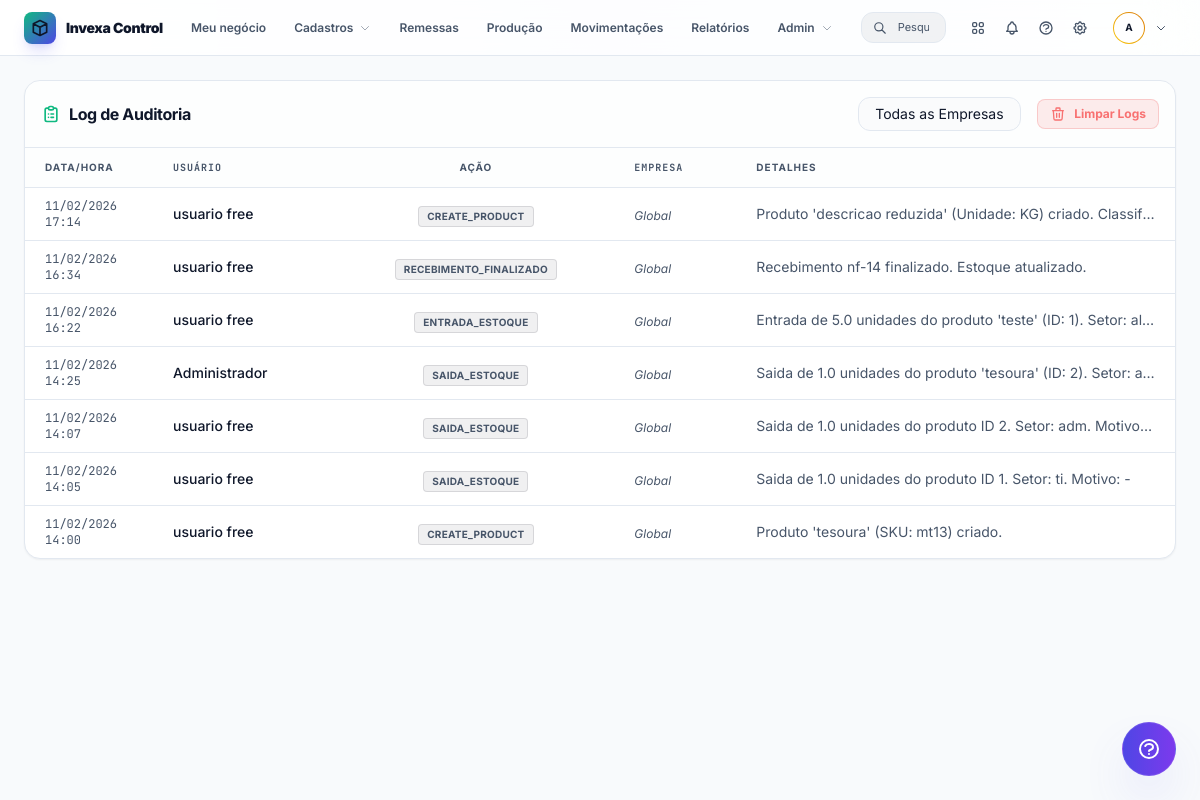
Before: /admin/audit (signed in) with the older database file.
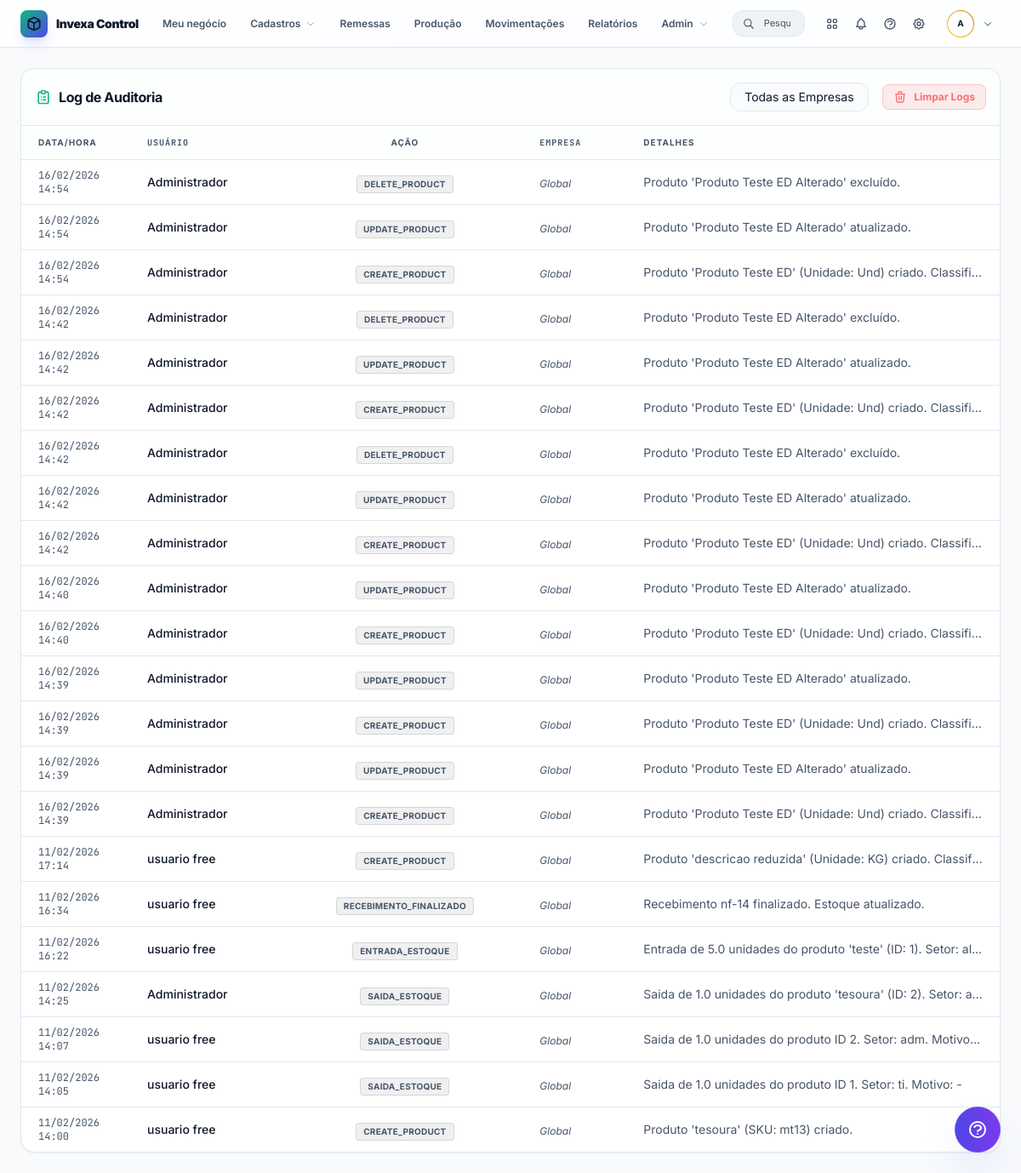
After: the same page with the newer database file.
### app/models/inventory.py (models this page shows)
class AuditLog(Base):
    __tablename__ = "audit_logs"
    id = Column(Integer, primary_key=True, index=True)
    user_id = Column(Integer, ForeignKey("users.id"))
    company_id = Column(Integer, ForeignKey("companies.id"))
    action = Column(String)
    resource_type = Column(String) # product, category, movement
    resource_id = Column(Integer, nullable=True)
    description = Column(String)
    timestamp = Column(DateTime, default=datetime.now)
    user = relationship("User")
    company = relationship("Company")

### app/models/user.py (models this page shows)
class User(Base):
    __tablename__ = "users"
    id = Column(Integer, primary_key=True, index=True)
    email = Column(String, unique=True, index=True)
    hashed_password = Column(String)
    is_active = Column(Boolean, default=True)
    is_admin = Column(Boolean, default=False)
    company_id = Column(Integer, ForeignKey("companies.id"), nullable=True)
    company = relationship("Company", back_populates="users")
    is_premium = Column(Boolean, default=False)
    subscription_status = Column(String, default="inactive") # inactive, active, expired, canceled
    subscription_plan = Column(String, default="free") # free, monthly, annual
    subscription_end_date = Column(DateTime, nullable=True)
    full_name = Column(String, nullable=True)
    guide_version_viewed = Column(Integer, default=0)

### app/api/routers/admin.py (the view)
@router.get("/audit")
async def admin_audit_log(
    request: Request,
    company_id: int = None,
    user: User = Depends(admin_required),
    db: Session = Depends(get_db)
):
    query = db.query(AuditLog)
    if company_id:
        query = query.filter(AuditLog.company_id == company_id)
    logs = query.order_by(AuditLog.timestamp.desc()).all()
    companies = db.query(Company).all()
    return templates.TemplateResponse("admin_audit.html", {
        "request": request,
        "user": user,
        "audit_logs": logs,
        "companies": companies,
        "selected_company_id": company_id
    })

### app/templates/admin_audit.html (shortened to what the changed rows need)
{% extends "base.html" %}
{% block content %}
<div class="flex flex-col gap-4">
    <div class="bg-surface border border-border rounded-2xl overflow-hidden shadow-sm">
        <div class="overflow-x-auto">
            <table class="w-full text-left border-collapse">
                <thead>
                    <tr class="bg-darker/30 border-b border-border">
                        <th class="px-5 py-3 text-[10px] font-bold text-muted uppercase tracking-widest w-32">
                            Data/Hora</th>
                        <th class="px-5 py-3 text-[10px] font-bold text-muted uppercase tracking-widest font-mono">
                            USUÁRIO</th>
                        <th class="px-5 py-3 text-[10px] font-bold text-muted uppercase tracking-widest text-center">
                            Ação</th>
                        <th class="px-5 py-3 text-[10px] font-bold text-muted uppercase tracking-widest font-mono">
                            EMPRESA</th>
                        <th class="px-5 py-3 text-[10px] font-bold text-muted uppercase tracking-widest">
                            Detalhes</th>
                    </tr>
                </thead>
                <tbody class="divide-y divide-border">
                    {% for log in audit_logs %}
                    <tr class="hover:bg-primary/5 transition-colors group">
                        <td class="px-5 py-2.5 text-xs text-muted font-mono">{{ log.timestamp.strftime('%d/%m/%Y
                            %H:%M') }}</td>
                        <td
                            class="px-5 py-2.5 text-sm font-medium text-main group-hover:text-primary transition-colors">
                            {{ log.user.full_name or log.user.email }}</td>
                        <td class="px-5 py-2.5 text-center">
                            {% if log.action == 'CREATE' %}
                            <span
                                class="inline-flex items-center px-2 py-0.5 rounded text-[10px] font-bold bg-emerald-500/10 text-emerald-400 border border-emerald-500/20 uppercase tracking-wide">CRIAR</span>
                            {% elif log.action == 'UPDATE' %}
                            <span
                                class="inline-flex items-center px-2 py-0.5 rounded text-[10px] font-bold bg-amber-500/10 text-amber-400 border border-amber-500/20 uppercase tracking-wide">EDITAR</span>
                            {% elif log.action == 'DELETE' %}
                            <span
                                class="inline-flex items-center px-2 py-0.5 rounded text-[10px] font-bold bg-red-500/10 text-red-400 border border-red-500/20 uppercase tracking-wide">EXCLUIR</span>
                            {% else %}
                            <span
                                class="inline-flex items-center px-2 py-0.5 rounded text-[10px] font-bold bg-zinc-500/10 text-muted border border-zinc-500/20 uppercase tracking-wide">{{
                                log.action }}</span>
                            {% endif %}
                        </td>
                        <td class="px-5 py-2.5">
                            {% if log.company %}
                            <span class="text-xs font-bold text-indigo-400 uppercase tracking-wider">{{ log.company.name
                                }}</span>
                            {% else %}
                            <span class="text-xs text-muted italic">Global</span>
                            {% endif %}
                        </td>
                        <td class="px-5 py-2.5 text-sm text-muted group-hover:text-main transition-colors max-w-xs truncate"
                            title="{{ log.description }}">
                            {{ log.description }}
                        </td>
                    </tr>
                    {% endfor %}
                </tbody>
            </table>
        </div>
    </div>
</div>
{% endblock %}

Changed rows visible on the page:
added AuditLog: timestamp "16/02/2026 14:54", user "Administrador", action "DELETE_PRODUCT", description "Produto 'Produto Teste ED Alterado' excluído."
added AuditLog: timestamp "16/02/2026 14:54", user "Administrador", action "UPDATE_PRODUCT", description "Produto 'Produto Teste ED Alterado' atualizado."
added AuditLog: timestamp "16/02/2026 14:54", user "Administrador", action "CREATE_PRODUCT", description "Produto 'Produto Teste ED' (Unidade: Und) criado. Classifi…"
added AuditLog: timestamp "16/02/2026 14:42", user "Administrador", action "DELETE_PRODUCT", description "Produto 'Produto Teste ED Alterado' excluído."
added AuditLog: timestamp "16/02/2026 14:42", user "Administrador", action "UPDATE_PRODUCT", description "Produto 'Produto Teste ED Alterado' atualizado."
added AuditLog: timestamp "16/02/2026 14:42", user "Administrador", action "CREATE_PRODUCT", description "Produto 'Produto Teste ED' (Unidade: Und) criado. Classifi…"
added AuditLog: timestamp "16/02/2026 14:42", user "Administrador", action "DELETE_PRODUCT", description "Produto 'Produto Teste ED Alterado' excluído."
added AuditLog: timestamp "16/02/2026 14:42", user "Administrador", action "UPDATE_PRODUCT", description "Produto 'Produto Teste ED Alterado' atualizado."
added AuditLog: timestamp "16/02/2026 14:42", user "Administrador", action "CREATE_PRODUCT", description "Produto 'Produto Teste ED' (Unidade: Und) criado. Classifi…"
added AuditLog: timestamp "16/02/2026 14:40", user "Administrador", action "UPDATE_PRODUCT", description "Produto 'Produto Teste ED Alterado' atualizado."
added AuditLog: timestamp "16/02/2026 14:40", user "Administrador", action "CREATE_PRODUCT", description "Produto 'Produto Teste ED' (Unidade: Und) criado. Classifi…"
added AuditLog: timestamp "16/02/2026 14:39", user "Administrador", action "UPDATE_PRODUCT", description "Produto 'Produto Teste ED Alterado' atualizado."
added AuditLog: timestamp "16/02/2026 14:39", user "Administrador", action "CREATE_PRODUCT", description "Produto 'Produto Teste ED' (Unidade: Und) criado. Classifi…"
added AuditLog: timestamp "16/02/2026 14:39", user "Administrador", action "UPDATE_PRODUCT", description "Produto 'Produto Teste ED Alterado' atualizado."
added AuditLog: timestamp "16/02/2026 14:39", user "Administrador", action "CREATE_PRODUCT", description "Produto 'Produto Teste ED' (Unidade: Und) criado. Classifi…"
